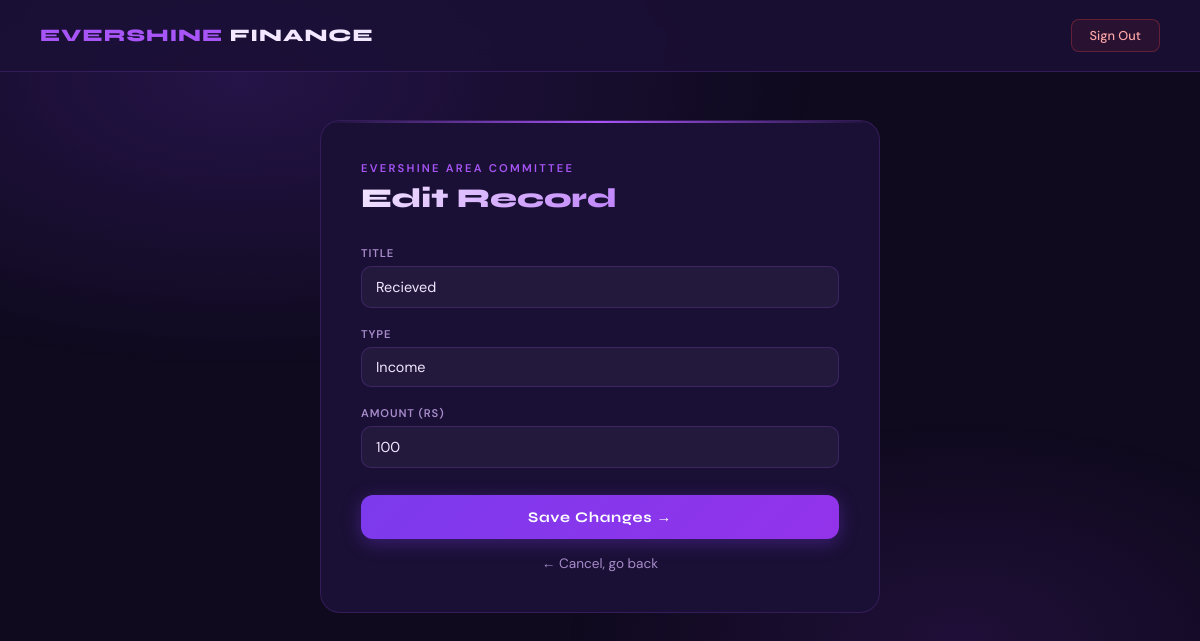
Page /data_edit.php?id=36 (signed in) on the committed database.
### tables this page shows
CREATE TABLE `income_expense_items` (
  `id` int(11) NOT NULL,
  `date_submitted` datetime NOT NULL DEFAULT current_timestamp(),
  `portfolio_name` varchar(200) DEFAULT NULL,
  `Month` varchar(200) NOT NULL,
  `year` int(11) NOT NULL,
  `Title` text NOT NULL,
  `expense_income` varchar(100) DEFAULT NULL,
  `cost_profit` int(11) DEFAULT NULL,
  `money_left` decimal(10,2) NOT NULL
);

### data_edit.php (the view, shortened to what this page needs)
<?php
require_once 'connect.php';
if (isset($_GET['id'])) {
    $id = $_GET['id'];
    $stmt = $db->prepare("SELECT * FROM income_expense_items WHERE id = ?");
    $stmt->execute([$id]);
    $item = $stmt->fetch(PDO::FETCH_ASSOC);
}
?>
<!DOCTYPE html>
<html lang="en">
<head>
</head>
<body>
    <div class="top-bar">
        <div class="brand">Evershine <span>Finance</span></div>
        <a href="logout.php" class="btn-top">Sign Out</a>
    </div>
    <div class="page-wrap">
        <div class="edit-card">
            <div class="edit-header">
                <div class="edit-eyebrow">Evershine Area Committee</div>
                <h2>Edit Record</h2>
            </div>
            <form method="POST">
                <div class="field">
                    <label>Title</label>
                    <input type="text" name="title" value="<?= htmlspecialchars($item['Title']) ?>" required>
                </div>
                <div class="field">
                    <label>Type</label>
                    <select name="sign">
                        <option value="income"  <?= $item['expense_income'] === 'income'  ? 'selected' : '' ?>>Income</option>
                    </select>
                </div>
                <div class="field">
                    <label>Amount (Rs)</label>
                    <input type="number" name="cost" value="<?= htmlspecialchars($item['cost_profit']) ?>" required>
                </div>
                <button type="submit" name="updateBtn" class="btn-save">Save Changes →</button>
                <a href="main.php" class="cancel-link">← Cancel, go back</a>
            </form>
        </div>
    </div>
</body>
</html>

### data_edit.php (style rules this page uses)
:root { --purple: #7c3aed; --purple-mid: #9333ea; --purple-lite: #a855f7; --dark: #0f0a1e; --card: #1a1035; --border: rgba(168,85,247,0.18); --text: #f3e8ff; --muted: #a78bca; --red: #ef4444; }
* { box-sizing: border-box; margin: 0; padding: 0; }
body { font-family: 'DM Sans', sans-serif; background: var(--dark); color: var(--text); min-height: 100vh; }
body::before { content: ''; position: fixed; inset: 0; background: radial-gradient(ellipse 80% 60% at 20% 10%, rgba(124,58,237,0.2) 0%, transparent 60%), radial-gradient(ellipse 60% 50% at 80% 80%, rgba(147,51,234,0.13) 0%, transparent 55%); pointer-events: none; z-index: 0; }
.top-bar { display: flex; justify-content: space-between; align-items: center; padding: 1.2rem 2.5rem; background: rgba(26,16,53,0.85); border-bottom: 1px solid var(--border); backdrop-filter: blur(12px); position: sticky; top: 0; z-index: 100; }
.brand { font-family: 'Syne', sans-serif; font-size: 1.1rem; font-weight: 800; letter-spacing: 0.06em; text-transform: uppercase; color: var(--purple-lite); }
.brand span { color: var(--text); }
.btn-top { font-family: 'DM Sans', sans-serif; font-size: 0.8rem; font-weight: 500; padding: 7px 18px; border-radius: 8px; border: 1px solid rgba(239,68,68,0.3); background: rgba(239,68,68,0.08); color: #fca5a5; cursor: pointer; text-decoration: none; transition: all 0.2s; }
.page-wrap { position: relative; z-index: 1; width: 100%; padding: 3rem 2.5rem 5rem; display: flex; justify-content: center; }
.edit-card { background: var(--card); border: 1px solid var(--border); border-radius: 20px; padding: 2.5rem; width: 100%; max-width: 560px; position: relative; overflow: hidden; }
.edit-card::before { content:''; position:absolute; top:0; left:0; right:0; height:2px; background: linear-gradient(90deg, transparent, var(--purple-lite), transparent); }
.edit-header { margin-bottom: 2rem; }
.edit-eyebrow { font-size: 0.7rem; font-weight: 600; letter-spacing: 0.2em; text-transform: uppercase; color: var(--purple-lite); margin-bottom: 0.4rem; }
.edit-header h2 { font-family: 'Syne', sans-serif; font-size: 1.7rem; font-weight: 800; background: linear-gradient(135deg, #f3e8ff 0%, #c084fc 55%, #a855f7 100%); -webkit-background-clip: text; -webkit-text-fill-color: transparent; background-clip: text; }
.field { margin-bottom: 1.2rem; }
.field label { display: block; font-size: 0.7rem; font-weight: 600; letter-spacing: 0.08em; text-transform: uppercase; color: var(--muted); margin-bottom: 6px; }
.field input, .field select { width: 100%; background: rgba(255,255,255,0.04); border: 1px solid rgba(168,85,247,0.2); border-radius: 10px; padding: 11px 14px; color: var(--text); font-family: 'DM Sans', sans-serif; font-size: 0.9rem; outline: none; transition: border-color 0.2s, background 0.2s; -webkit-appearance: none; }
.field select option { background: #1a1035; color: var(--text); }
.btn-save { width: 100%; padding: 13px; margin-top: 0.5rem; background: linear-gradient(135deg, var(--purple), var(--purple-mid)); border: none; border-radius: 12px; color: #fff; font-family: 'Syne', sans-serif; font-size: 0.92rem; font-weight: 700; letter-spacing: 0.05em; cursor: pointer; transition: all 0.25s; box-shadow: 0 4px 18px rgba(124,58,237,0.35); }
.cancel-link { display: block; text-align: center; margin-top: 1rem; color: var(--muted); text-decoration: none; font-size: 0.85rem; transition: color 0.2s; }

### rows in the picture
income_expense_items: title "Recieved", sign "Income", cost "100"
